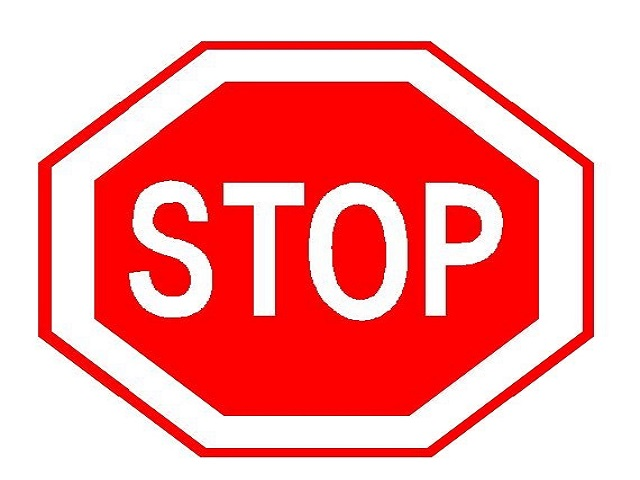
#> input picture img/stop.jpg, 640 x 480 px
$ python -i '3_ 👍 Xử lý ảnh (Part 1).py'   (imports and definitions only)   (older library calls are emulated)
#> lines starting #> are read from the running program, lines starting #| are printed output that depends on the picture
#> further down, picture is the input picture: shape (480, 640, 3); mean B, G, R 157.5, 157.5, 249.8
import cv2
import numpy as np
import streamlit as st

def negative(img):
    return 255 - img

def histogram(img):
    hist, _ = np.histogram(img.flatten(), bins=256, range=[0, 256])
    return hist

def hist_equal(img):
    equ = cv2.equalizeHist(img)
    return equ

def hist_equal_color(img):
    img_yuv = cv2.cvtColor(img, cv2.COLOR_BGR2YUV)
#> img_yuv: shape (480, 640, 3); mean of channels 0, 1, 2 185.1, 114.5, 175.8
    img_yuv[:,:,0] = cv2.equalizeHist(img_yuv[:,:,0])
#> img_yuv: shape (480, 640, 3); mean of channels 0, 1, 2 158.9, 114.5, 175.8
    return cv2.cvtColor(img_yuv, cv2.COLOR_YUV2BGR)
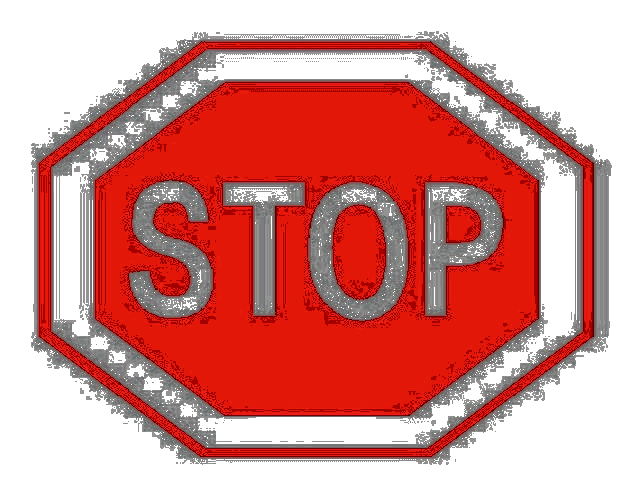
#> returned value: shape (480, 640, 3); mean B, G, R 135.4, 139.8, 213.5

def local_hist(img):
    clahe = cv2.createCLAHE(clipLimit=2.0, tileGridSize=(8, 8))
    return clahe.apply(img)

# [9 lines left out: function hist_stat, not called in this run]

def my_box_filter(img):
    kernel = np.ones((3, 3), np.float32) / 9
    return cv2.filter2D(img, -1, kernel)

def median_filter(img):
    return cv2.medianBlur(img, 7)

def sharpen(img):
    kernel = np.array([[-1,-1,-1],[-1,9,-1],[-1,-1,-1]])
    return cv2.filter2D(img, -1, kernel)

# [60 lines left out: functions gradient, main, not called in this run]

# [2 lines not run here, left out]

>>> import cv2
>>> picture = cv2.imread('../img/stop.jpg')
>>> result = hist_equal_color(picture)
